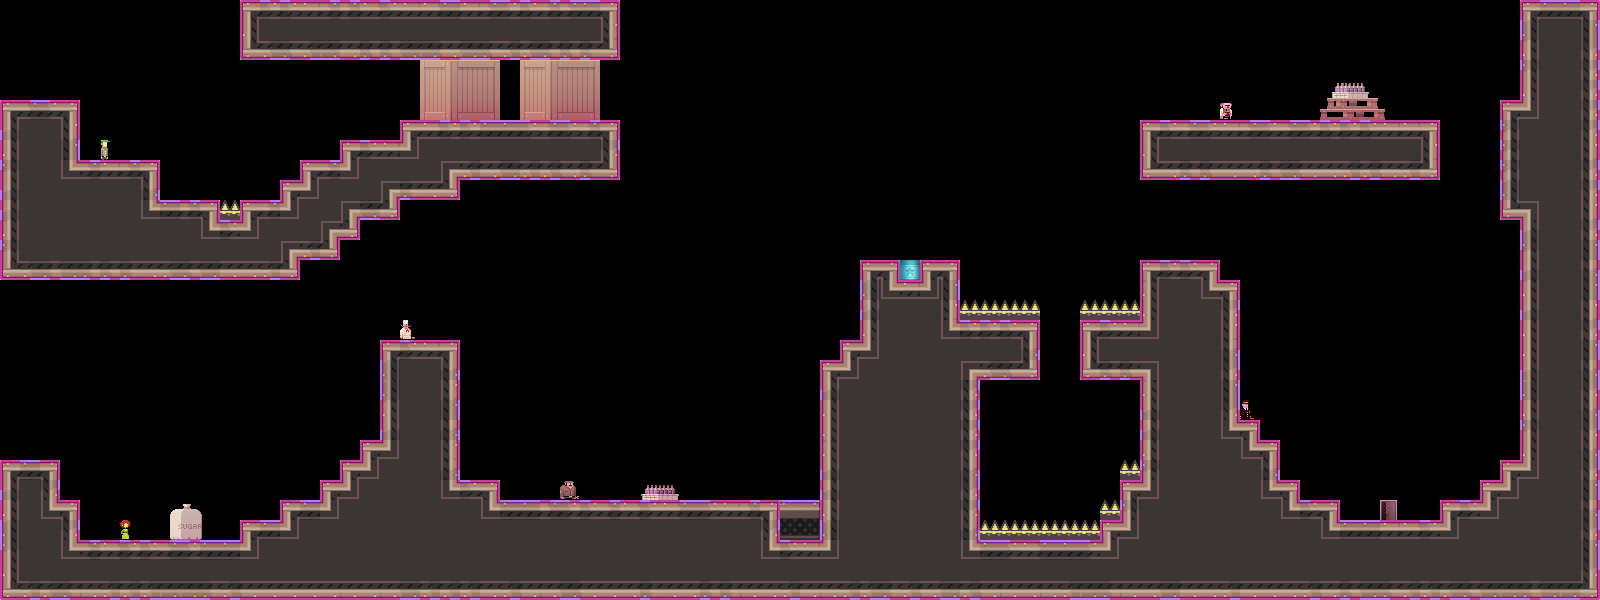

The image is a tile-based game level rendered from a .tmx file. Its description and source (layers, tilesets, objects; grid data summarised) follow:
An orthogonal 80x30 tile map with 20x20 px tiles, 1 tile layer (bg) and 1 object.

<map version="1.0" orientation="orthogonal" width="80" height="30" tilewidth="20" tileheight="20">
 <tileset firstgid="1" name="tiles_sydney" tilewidth="20" tileheight="20">
  <image source="../../../../../XNAModeContent/Lemonade/tiles_warehouse.png" width="400" height="400" />
  <terraintypes>
   <terrain name="regularBlocks" tile="-1" />
  </terraintypes>
  <tile id="8" terrain=",,,0" />
  <tile id="9" terrain=",,0,0" />
  <tile id="10" terrain=",,0,0" />
  <tile id="11" terrain=",,0,0" />
  <tile id="12" terrain=",,0,0" />
  <tile id="13" terrain=",,0,0" />
  <tile id="14" terrain=",,0," />
  <tile id="15" terrain="0,0,0," />
  <tile id="16" terrain="0,0,,0" />
  <tile id="28" terrain=",0,,0" />
  <tile id="34" terrain="0,,0," />
  <tile id="35" terrain="0,,0,0" />
  <tile id="36" terrain=",0,0,0" />
  <tile id="48" terrain=",0,,0" />
  <tile id="54" terrain="0,,0," />
  <tile id="68" terrain=",0,,0" />
  <tile id="74" terrain="0,,0," />
  <tile id="88" terrain=",0,,0" />
  <tile id="94" terrain="0,,0," />
  <tile id="108" terrain=",0,,0" />
  <tile id="114" terrain="0,,0," />
  <tile id="128" terrain=",0,," />
  <tile id="129" terrain="0,0,," />
  <tile id="130" terrain="0,0,," />
  <tile id="131" terrain="0,0,," />
  <tile id="132" terrain="0,0,," />
  <tile id="133" terrain="0,0,," />
  <tile id="134" terrain="0,,," />
  <tile id="194" terrain="0,0,0,0" />
  <tile id="356">
   <properties>
    <property name="LargeCrate" value="" />
   </properties>
  </tile>
  <tile id="380">
   <properties>
    <property name="Andre" value="" />
   </properties>
  </tile>
  <tile id="381">
   <properties>
    <property name="Liselot" value="" />
   </properties>
  </tile>
  <tile id="382">
   <properties>
    <property name="Amsterdaam" value="" />
   </properties>
  </tile>
  <tile id="383">
   <properties>
    <property name="Worker" value="" />
   </properties>
  </tile>
  <tile id="384">
   <properties>
    <property name="Inspector" value="" />
   </properties>
  </tile>
  <tile id="385">
   <properties>
    <property name="Chef" value="" />
   </properties>
  </tile>
  <tile id="386">
   <properties>
    <property name="Exit" value="" />
   </properties>
  </tile>
  <tile id="387">
   <properties>
    <property name="Trampoline" value="" />
   </properties>
  </tile>
  <tile id="388">
   <properties>
    <property name="SmallCrate" value="" />
   </properties>
  </tile>
  <tile id="389">
   <properties>
    <property name="SugarBag" value="" />
   </properties>
  </tile>
 </tileset>
 <layer name="bg" width="80" height="30">
  <data>[2400 cells, 1005 non-empty, 74 distinct tile ids]</data>
 </layer>
 <objectgroup name="boxes" width="80" height="30">
  <object x="1120" y="100">
   <polyline points="0,0 320,0 320,80 0,80 0,0" />
  </object>
 </objectgroup>
</map>
